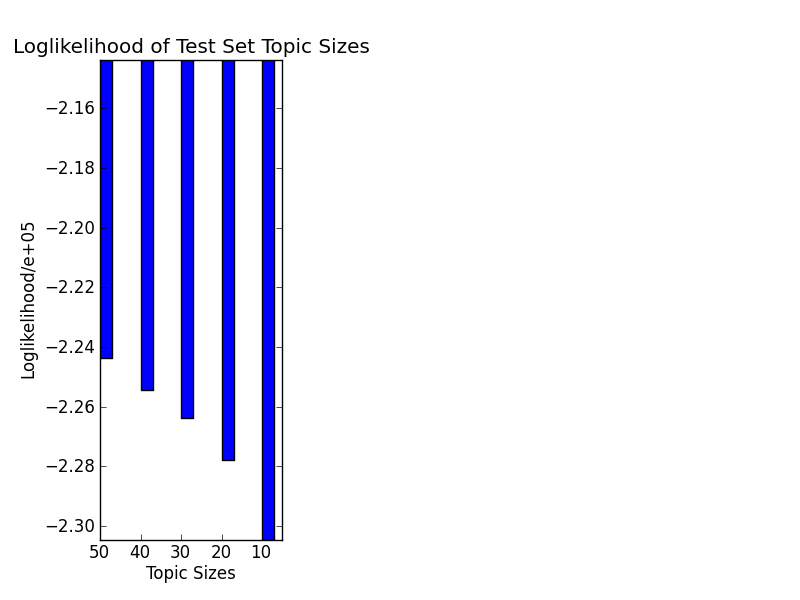

Python code for this plot:
import numpy as np
import matplotlib.pyplot as plt
import matplotlib.mlab as mlab
from pylab import *
import math

def main():

  #Ys = [math.exp(-2.2438569852346e+05), math.exp(-2.2543211834995e+05), math.exp(-2.2638102346694e+05), math.exp(-2.2779942648635e+05), math.exp(-2.3046844322923e+05)]
  Ys = [-2.2438569852346, -2.2543211834995,-2.2638102346694,-2.2779942648635,-2.3046844322923]
  print Ys
  Xs = [10,20,30,40,50]
  Xs.reverse()
  num_bins = len(Ys)
  # the histogram of the data
  plt.figure(1)
  ax = plt.subplot(211)
  ax.bar(arange(len(Ys)),Ys, width=0.3)
  plt.xticks(xrange(len(Xs)), Xs, ha='center')
  plt.xlabel('Topic Sizes')
  plt.ylabel('Loglikelihood/e+05')
  ax.set_ylim([min(Ys), max(Ys) +.1])
  #ax.set_xlim([1,5])
  plt.title('Loglikelihood of Test Set Topic Sizes')
  
  # Tweak spacing to prevent clipping of ylabel
  #plt.subplots_adjust(left=0.15)
  plt.savefig('q6_p4.pdf',dpi=100)
  
if __name__ == "__main__":
  main()

